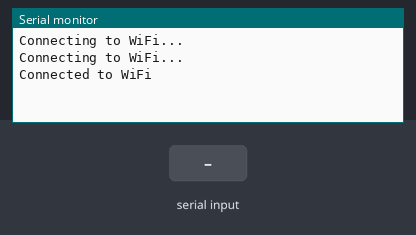
This sketch was run on a simulated ESP8266 (NodeMCU). Parts: the last lines printed to the serial monitor. The inputs (shaded band) are chosen by the test bench. WiFi joins after 1.5 s; servers stay silent unless stated; uploads are accepted with an empty reply.

Above: at 3.2 s.
3.3 s: "1\n" received over the second serial link
At 8.0 s:
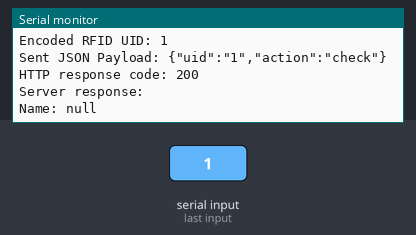
8.9 s: "0\n" received over the second serial link
At 12.54 s:
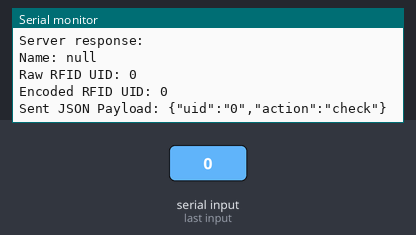
14.5 s: "2\n" received over the second serial link
At 17.86 s:
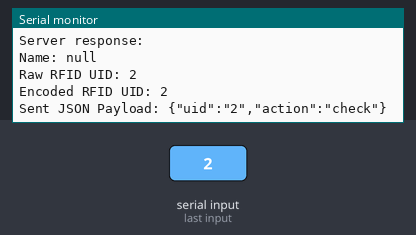

The sketch:

espwebpage.ino
```cpp
#include <ESP8266WiFi.h>
#include <ESP8266HTTPClient.h>
#include <SoftwareSerial.h>
#include <ArduinoJson.h>

const char* ssid = "MyWifi";
const char* password = "Vikas@16";
const char* apiUrl = "https://192.168.1.3:3000/attendance"; // Replace with your server address

SoftwareSerial mySerial(D2, D3); // RX=D2, TX=D3

void setup() {
  Serial.begin(2400);
  mySerial.begin(2400);

  WiFi.begin(ssid, password);
  while (WiFi.status() != WL_CONNECTED) {
    delay(1000);
    Serial.println("Connecting to WiFi...");
  }
  Serial.println("Connected to WiFi");
}

void loop() {
  if (mySerial.available() > 0) {
    String uid = mySerial.readStringUntil('\n');

    // Print the raw RFID UID
    Serial.println("Raw RFID UID: " + uid);

    // URL encode the RFID UID using custom function
    String encodedUid = urlEncode(uid);

    // Print the URL-encoded UID
    Serial.println("Encoded RFID UID: " + encodedUid);

    // Make HTTP request to get the name from the server
    String name = getNameFromServer(encodedUid);

    // Send the name back to the Arduino
    mySerial.println(name);
    Serial.println("Name: " + name);
  }

  delay(5000);
}

String getNameFromServer(String encodedUid) {
  WiFiClient wifiClient;

  HTTPClient http;
  http.begin(wifiClient, apiUrl);
  http.addHeader("Content-Type", "application/json");

  // Decide whether to capture or check based on your conditions
  String action = "check"; // Change this based on your logic

  // Use the URL-encoded UID and action in the JSON payload
  String jsonPayload = "{\"uid\":\"" + encodedUid + "\",\"action\":\"" + action + "\"}";

  Serial.println("Sent JSON Payload: " + jsonPayload);

  // Make the HTTP POST request
  int httpCode = http.POST(jsonPayload);

  // Print the HTTP response code
  Serial.print("HTTP response code: ");
  Serial.println(httpCode);

  String name = "";

  if (httpCode == HTTP_CODE_OK) {
    String response = http.getString();
    Serial.println("Server response: " + response);

    // Parse the JSON response to extract the name
    name = parseJsonResponse(response);
  } else {
    Serial.println("HTTP request failed");
    Serial.println(http.getString());  // Print server response even if the request fails
  }

  http.end();
  return name;
}

String parseJsonResponse(String jsonResponse) {
  String name = "";

  // Parse JSON using ArduinoJson library
  DynamicJsonDocument doc(2048);  // Adjust the capacity based on your JSON structure
  deserializeJson(doc, jsonResponse);

  // Extract the name from the JSON
  name = doc["name"].as<String>();

  return name;
}

// Function to URL encode a string
String urlEncode(String str) {
  String encodedString = "";

  char c;
  char code0;
  char code1;

  for (unsigned int i = 0; i < str.length(); i++) {
    c = str.charAt(i);

    if (c == ' ') {
      encodedString += '+';
    } else if ((c >= 'A' && c <= 'Z') ||
               (c >= 'a' && c <= 'z') ||
               (c >= '0' && c <= '9')) {
      encodedString += c;
    } else {
      code1 = (c & 0xf) + '0';
      if ((c & 0xf) > 9) {
        code1 = (c & 0xf) - 10 + 'A';
      }
      c = (c >> 4) & 0xf;
      code0 = c + '0';
      if (c > 9) {
        code0 = c - 10 + 'A';
      }
      encodedString += '%';
      encodedString += code0;
      encodedString += code1;
    }
    yield();
  }

  return encodedString;
}
```

Measured:
- after the input at 3.3 s, the serial monitor: prints a new line after 3.7 s (image 1)
- after the input at 8.9 s, the serial monitor: prints a new line after 3.4 s (image 2)
- after the input at 14.5 s, the serial monitor: prints a new line after 3.2 s (image 3)
